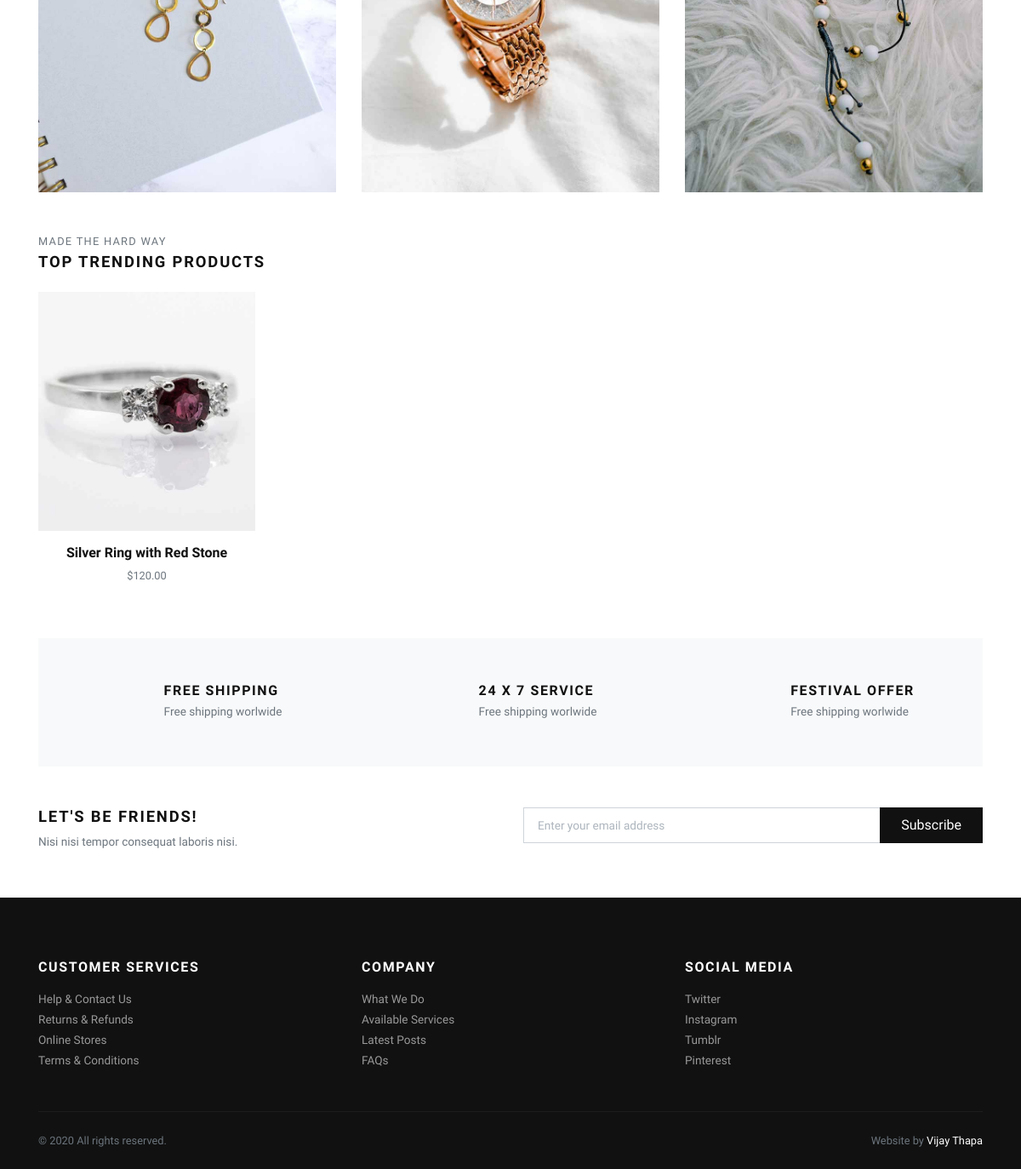
Before: / (lower part) with the older database file.
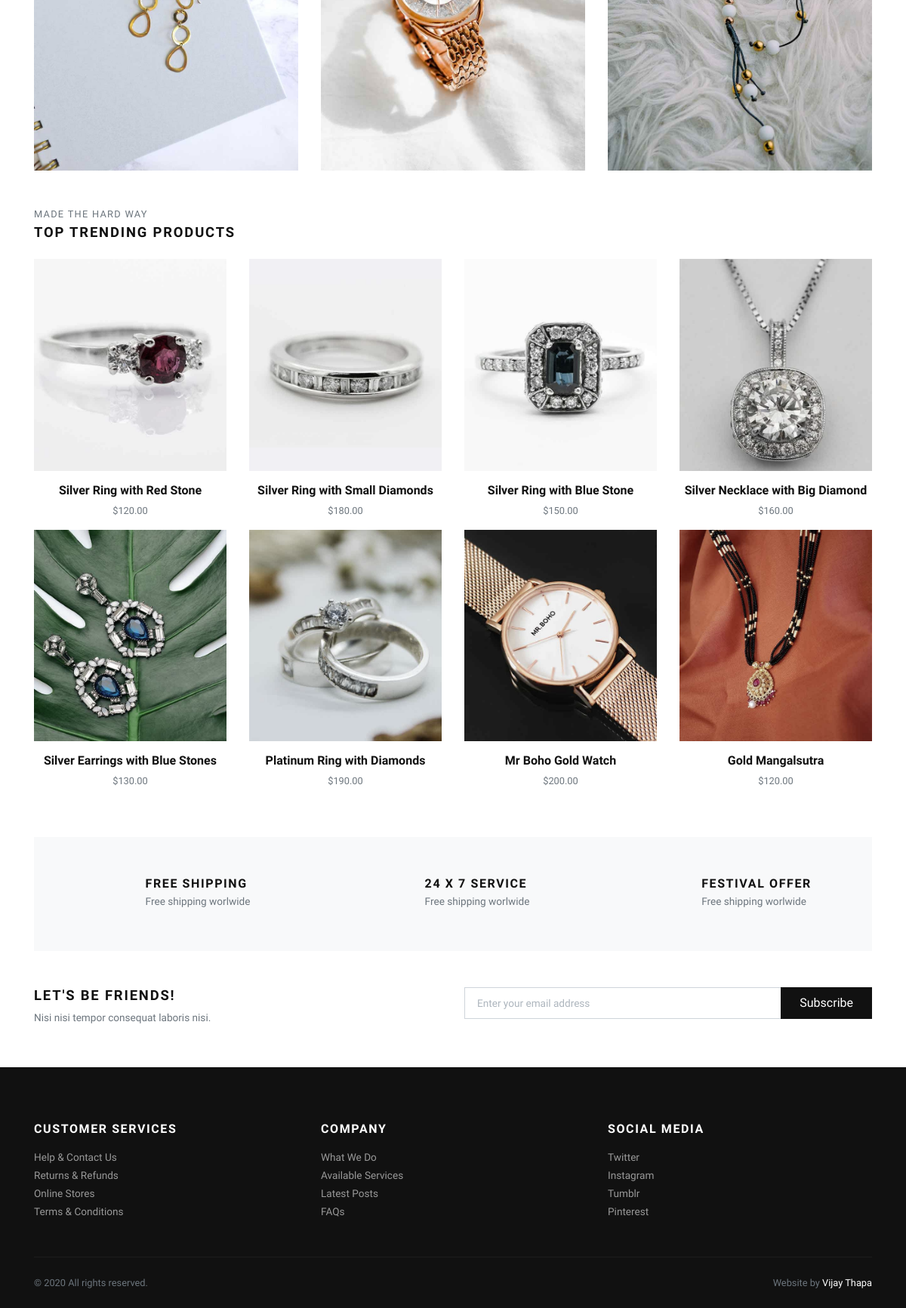
After: the same page with the newer database file.
### products/models.py (models this page shows, shortened)
class Product(models.Model):
    title = models.CharField(max_length=150, verbose_name="Product Title")
    slug = models.SlugField(max_length=160, verbose_name="Product Slug")
    desc = models.TextField(verbose_name="Product Description")
    product_image = models.ImageField(upload_to='products', blank=True, null=True, verbose_name="Product Image", default="products/default_image.img")
    price = models.DecimalField(max_digits=8, decimal_places=2)
    category = models.ForeignKey(Category, verbose_name="Product Category", on_delete=models.CASCADE)
    is_active = models.BooleanField(verbose_name="Is Active?")

### products/views.py (the view)
# urls.py: path('', views.home, name='home'),
def home(request):
    categories = Category.objects.all()[:3]
    products = Product.objects.filter(is_active=True)[:8]
    context = {
        'categories': categories,
        'products': products,
    }
    return render(request, 'store/index.html', context)

### products/context_preprocessors.py (called while the page is built)
def store_menu(request):
    categories = Category.objects.all()
    context = {
        'categories_menu': categories,
    }
    return context

### templates/store/index.html (shortened to what this page needs)
{% extends 'base.html' %}
{% load static %}
      {% block content %}
      <div class="container">
        <section class="pt-5">
          <div class="row">
          {% if categories %}
            {% for category in categories %}
              <div class="col-md-4 mb-4 mb-md-0">
                <a class="category-item" href="{% url 'category-products' category.slug %}">
                </a>
              </div>
            {% endfor %}
          {% endif %}
          </div>
        </section>
        <section class="py-5">
          <header>
            <p class="small text-muted small text-uppercase mb-1">Made the hard way</p>
            <h2 class="h5 text-uppercase mb-4">Top trending products</h2>
          </header>
          <div class="row">
            {% if products %}
              {% for product in products %}
                <div class="col-xl-3 col-lg-4 col-sm-6">
                  <div class="product text-center">
                    <div class="position-relative mb-3">
                      <a class="d-block" href="{% url 'product-detail' product.slug %}">
                        {% if product.product_image %}
                          <img class="img-fluid w-100" src="{{ product.product_image.url }}" alt="{{product.title}}">
                        {% else %}
                          <img class="img-fluid w-100" src="{% static 'img/product-1.jpg' %}" alt="{{product.title}}">
                        {% endif %}
                      </a>
                    </div>
                    <h6> <a class="reset-anchor" href="detail.html">{{ product.title }}</a></h6>
                    <p class="small text-muted">${{product.price}}</p>
                  </div>
                </div>
              {% endfor %}
            {% endif %}
          </div>
        </section>
        <section class="py-5 bg-light">
          <div class="container">
            <div class="row text-center">
              <div class="col-lg-4 mb-3 mb-lg-0">
                <div class="d-inline-block">
                  <div class="media align-items-end">
                    <svg class="svg-icon svg-icon-big svg-icon-light">
                      <use xlink:href="#delivery-time-1"> </use>
                    </svg>
                    <div class="media-body text-left ml-3">
                      <h6 class="text-uppercase mb-1">Free shipping</h6>
                      <p class="text-small mb-0 text-muted">Free shipping worlwide</p>
                    </div>
                  </div>
                </div>
              </div>
              <div class="col-lg-4 mb-3 mb-lg-0">
                <div class="d-inline-block">
                  <div class="media align-items-end">
                    <svg class="svg-icon svg-icon-big svg-icon-light">
                      <use xlink:href="#helpline-24h-1"> </use>
                    </svg>
                    <div class="media-body text-left ml-3">
                      <h6 class="text-uppercase mb-1">24 x 7 service</h6>
                      <p class="text-small mb-0 text-muted">Free shipping worlwide</p>
                    </div>
                  </div>
                </div>
              </div>
              <div class="col-lg-4">
                <div class="d-inline-block">
                  <div class="media align-items-end">
                    <svg class="svg-icon svg-icon-big svg-icon-light">
                      <use xlink:href="#label-tag-1"> </use>
                    </svg>
                    <div class="media-body text-left ml-3">
                      <h6 class="text-uppercase mb-1">Festival offer</h6>
                      <p class="text-small mb-0 text-muted">Free shipping worlwide</p>
                    </div>
                  </div>
                </div>
              </div>
            </div>
          </div>
        </section>
        <section class="py-5">
          <div class="container p-0">
            <div class="row">
              <div class="col-lg-6 mb-3 mb-lg-0">
                <h5 class="text-uppercase">Let's be friends!</h5>
                <p class="text-small text-muted mb-0">Nisi nisi tempor consequat laboris nisi.</p>
              </div>
              <div class="col-lg-6">
                <form action="#">
                  <div class="input-group flex-column flex-sm-row mb-3">
                    <input class="form-control form-control-lg py-3" type="email" placeholder="Enter your email address" aria-describedby="button-addon2">
                    <div class="input-group-append">
                      <button class="btn btn-dark btn-block" id="button-addon2" type="submit">Subscribe</button>
                    </div>
                  </div>
                </form>
              </div>
            </div>
          </div>
        </section>
      </div>
      {% endblock content %}

### templates/base.html (shortened to what this page needs)
{% load static %}
<!DOCTYPE html>
<html>
  <head>
    <link rel="stylesheet" href="{% static 'vendor/bootstrap/css/bootstrap.min.css' %}">
    <link rel="stylesheet" href="{% static 'vendor/lightbox2/css/lightbox.min.css' %}">
    <link rel="stylesheet" href="{% static 'vendor/nouislider/nouislider.min.css' %}">
    <link rel="stylesheet" href="{% static 'vendor/bootstrap-select/css/bootstrap-select.min.css' %}">
    <link rel="stylesheet" href="{% static 'vendor/owl.carousel2/assets/owl.carousel.min.css' %}">
    <link rel="stylesheet" href="{% static 'vendor/owl.carousel2/assets/owl.theme.default.css' %}">
    <link rel="stylesheet" href="{% static 'css/style.default.css' %}" id="theme-stylesheet">
    <link rel="stylesheet" href="{% static 'css/custom.css' %}">
  </head>
  <body>
    <div class="page-holder">
      {% block content %}
      {% endblock content %}
      {% include 'footer.html' %}
      {% include 'scripts.html' %}

### templates/navbar.html (shortened to what this page needs)
{% load static %}

### templates/footer.html
<footer class="bg-dark text-white">
        <div class="container py-4">
          <div class="row py-5">
            <div class="col-md-4 mb-3 mb-md-0">
              <h6 class="text-uppercase mb-3">Customer services</h6>
              <ul class="list-unstyled mb-0">
                <li><a class="footer-link" href="#">Help &amp; Contact Us</a></li>
                <li><a class="footer-link" href="#">Returns &amp; Refunds</a></li>
                <li><a class="footer-link" href="#">Online Stores</a></li>
                <li><a class="footer-link" href="#">Terms &amp; Conditions</a></li>
              </ul>
            </div>
            <div class="col-md-4 mb-3 mb-md-0">
              <h6 class="text-uppercase mb-3">Company</h6>
              <ul class="list-unstyled mb-0">
                <li><a class="footer-link" href="#">What We Do</a></li>
                <li><a class="footer-link" href="#">Available Services</a></li>
                <li><a class="footer-link" href="#">Latest Posts</a></li>
                <li><a class="footer-link" href="#">FAQs</a></li>
              </ul>
            </div>
            <div class="col-md-4">
              <h6 class="text-uppercase mb-3">Social media</h6>
              <ul class="list-unstyled mb-0">
                <li><a class="footer-link" href="#">Twitter</a></li>
                <li><a class="footer-link" href="#">Instagram</a></li>
                <li><a class="footer-link" href="#">Tumblr</a></li>
                <li><a class="footer-link" href="#">Pinterest</a></li>
              </ul>
            </div>
          </div>
          <div class="border-top pt-4" style="border-color: #1d1d1d !important">
            <div class="row">
              <div class="col-lg-6">
                <p class="small text-muted mb-0">&copy; 2020 All rights reserved.</p>
              </div>
              <div class="col-lg-6 text-lg-right">
                <p class="small text-muted mb-0">Website by <a class="text-white reset-anchor" href="https://www.youtube.com/vijaythapa" target="_blank">Vijay Thapa</a></p>
              </div>
            </div>
          </div>
        </div>
      </footer>

### templates/scripts.html (shortened to what this page needs)
{% load static %}
      <link rel="stylesheet" href="https://use.fontawesome.com/releases/v5.7.1/css/all.css">
    </div>
  </body>
</html>

### static/css/style.default.css (style rules this page uses)
.text-small { font-size: 0.85rem !important; }
.category-item { display: block; position: relative; color: #343a40; transition: all 0.3s; }
.product img { -webkit-filter: grayscale(40%); filter: grayscale(40%); transition: all 0.3s; }
.footer-link { font-size: 0.85rem; position: relative; color: #999; transition: all 0.3s; }
.footer-link::before { content: '\f0da'; display: inline-block; font-family: 'Font Awesome\ 5 Free'; font-weight: 900; position: absolute; top: 50%; left: 0; -webkit-transform: translateY(-50%); transform: translateY(-50%); color: #fff; transition: all 0.3s; opacity: 0; }
.text-uppercase { text-transform: uppercase; letter-spacing: 0.1em; }
.reset-anchor { color: inherit; transition: all 0.3s; }
.svg-icon { width: 32px; height: 32px; vertical-align: text-bottom; stroke: currentColor; stroke-width: 3; --layer1: currentColor; --layer2: currentColor; --layer3: currentColor; }
.svg-icon.svg-icon-light { stroke-width: 2; }
.svg-icon-big { width: 48px; height: 48px; }
.btn { font-weight: 400; border: 1px solid transparent; font-family: inherit; padding: 0.375rem 1.5rem; font-size: 1rem; line-height: 1.5; border-radius: 0; transition: color 0.15s ease-in-out, background-color 0.15s ease-in-out, border-color 0.15s ease-in-out, box-shadow 0.15s ease-in-out; }
.btn-dark { color: #fff; background-color: #111111; border-color: #111111; }
body { font-family: "Libre Franklin", sans-serif; font-size: 1rem; font-weight: 400; line-height: 1.5; color: #111111; background-color: #fff; }
a { color: #dcb14a; text-decoration: none; }
h1, h2, h3, h4, h5, h6, .h1, .h2, .h3, .h4, .h5, .h6 { margin-bottom: 0.5rem; font-family: inherit; font-weight: 900; line-height: 1.2; color: inherit; }
h2, .h2 { font-size: 1.9rem; }
h5, .h5 { font-size: 1.15rem; }
h6, .h6 { font-size: 1rem; }
small, .small { font-size: 80%; font-weight: 400; }
.bg-light { background-color: #f8f9fa !important; }
.bg-dark { background-color: #111111 !important; }
.form-control { padding: 0.375rem 0.75rem; font-size: 1rem; line-height: 1.5; color: #495057; background-color: #fff; border: 1px solid #ced4da; border-radius: 0; transition: border-color 0.15s ease-in-out, box-shadow 0.15s ease-in-out; }
.form-control::placeholder { color: #adb5bd; font-size: 0.85rem; font-weight: 400; }
.form-control-lg { padding: 0.5rem 1rem; font-size: 1rem; line-height: 1.5; border-radius: 0; }

Changed rows visible on the page:
added Product: product_image (picture), title "Silver Ring with Small Diamonds", price "180.00"
added Product: product_image (picture), title "Silver Ring with Blue Stone", price "150.00"
added Product: product_image (picture), title "Silver Necklace with Big Diamond", price "160.00"
added Product: product_image (picture), title "Silver Earrings with Blue Stones", price "130.00"
added Product: product_image (picture), title "Platinum Ring with Diamonds", price "190.00"
added Product: product_image (picture), title "Mr Boho Gold Watch", price "200.00"
added Product: product_image (picture), title "Gold Mangalsutra", price "120.00"
